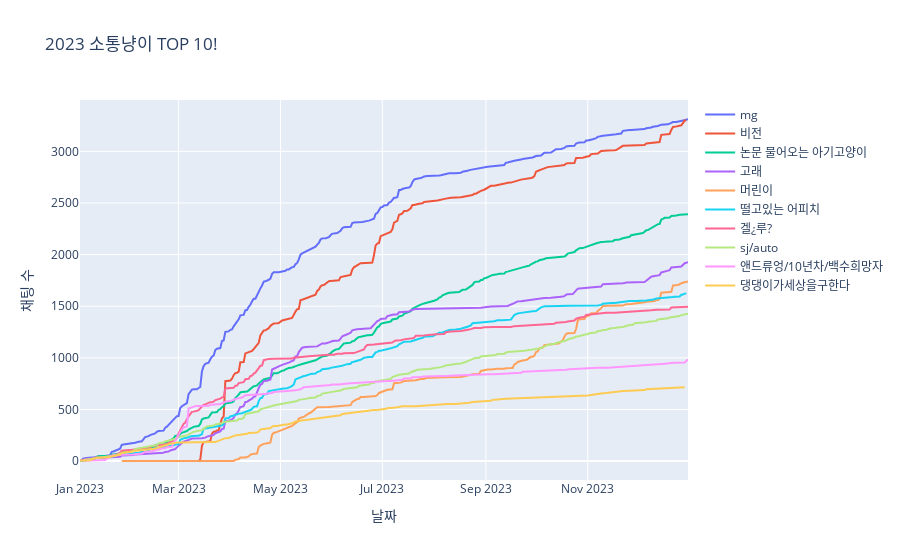

Notebook code for this chart:
### Code cell
# top 10 users with most chats
df['username'].value_counts().head(10)
# plot with plotly
import plotly.express as px
fig = px.bar(df['username'].value_counts().head(10), title='2023 소통냥이 TOP 10!')
# remove legend
fig.update_layout(showlegend=False)
# y axis name to '채팅 수'
fig.update_yaxes(title_text='채팅 수')

# plot it as time progresses.
import plotly.graph_objects as go
import numpy as np

top10 = df['username'].value_counts().head(10).index
df['date'] = df['datetime'].dt.date
df_forplot = df.groupby(['username', 'date']).size().reset_index(name='counts')
df_forplot.head()
# plot number of cumulative chats per day
fig = go.Figure()
for username in top10:
    fig.add_trace(go.Scatter(x=df_forplot[df_forplot['username'] == username]['date'],
                             y=np.cumsum(df_forplot[df_forplot['username'] == username]['counts']),
                             mode='lines',
                             name=username))
fig.update_layout(title='2023 소통냥이 TOP 10!',
                    xaxis_title='날짜',
                    yaxis_title='채팅 수')
fig.show()

### Figure 1 — Plotly figure (JSON) as saved in the notebook; plotly's stock layout.template omitted (floating-point values rounded to 4 significant figures; data arrays with more than 128 entries replaced by an {"elided": "..."} marker saying what was removed)
{"data": [{"mode": "lines", "name": "mg", "type": "scatter", "x": {"elided": "261 str values"}, "y": {"elided": "261 int values"}}, {"mode": "lines", "name": "비전", "type": "scatter", "x": {"elided": "176 str values"}, "y": {"elided": "176 int values"}}, {"mode": "lines", "name": "논문 물어오는 아기고양이", "type": "scatter", "x": {"elided": "298 str values"}, "y": {"elided": "298 int values"}}, {"mode": "lines", "name": "고래", "type": "scatter", "x": {"elided": "199 str values"}, "y": {"elided": "199 int values"}}, {"mode": "lines", "name": "머린이", "type": "scatter", "x": {"elided": "160 str values"}, "y": {"elided": "160 int values"}}, {"mode": "lines", "name": "떨고있는 어피치", "type": "scatter", "x": {"elided": "253 str values"}, "y": {"elided": "253 int values"}}, {"mode": "lines", "name": "겔¿루?", "type": "scatter", "x": {"elided": "198 str values"}, "y": {"elided": "198 int values"}}, {"mode": "lines", "name": "sj/auto", "type": "scatter", "x": {"elided": "291 str values"}, "y": {"elided": "291 int values"}}, {"mode": "lines", "name": "앤드류엉/10년차/백수희망자", "type": "scatter", "x": {"elided": "167 str values"}, "y": {"elided": "167 int values"}}, {"mode": "lines", "name": "댕댕이가세상을구한다", "type": "scatter", "x": {"elided": "190 str values"}, "y": {"elided": "190 int values"}}], "layout": {"title": {"text": "2023 소통냥이 TOP 10!"}, "xaxis": {"title": {"text": "날짜"}}, "yaxis": {"title": {"text": "채팅 수"}}}}
